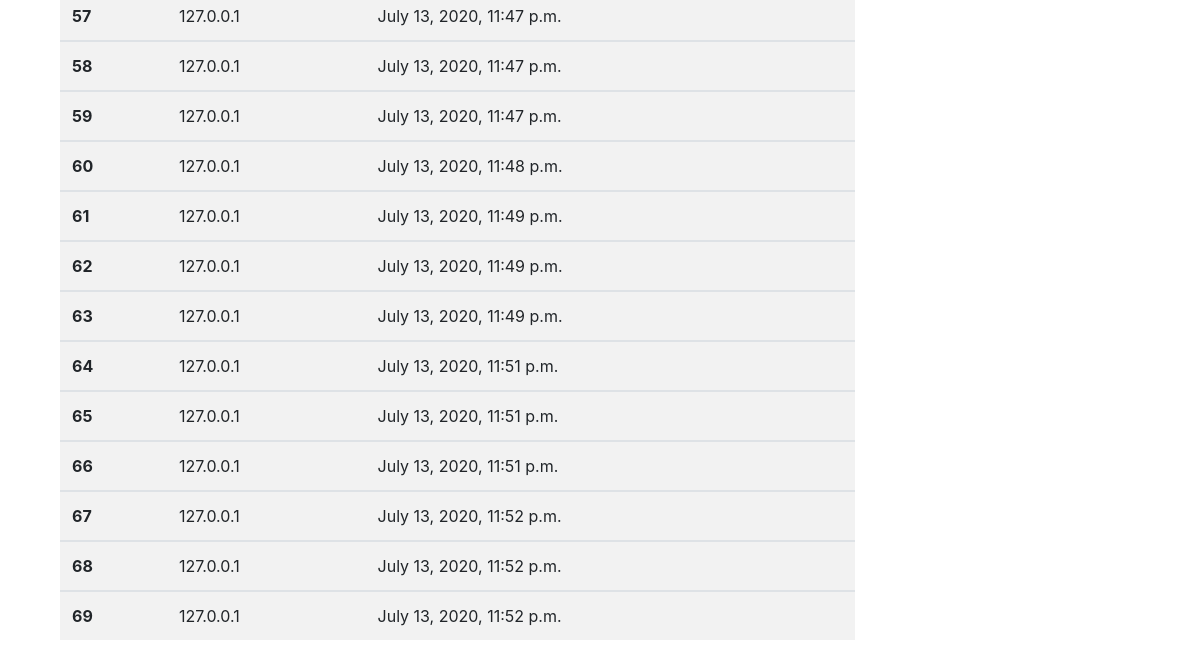
The page /user_stat/ (lower part) on the database as committed earlier.
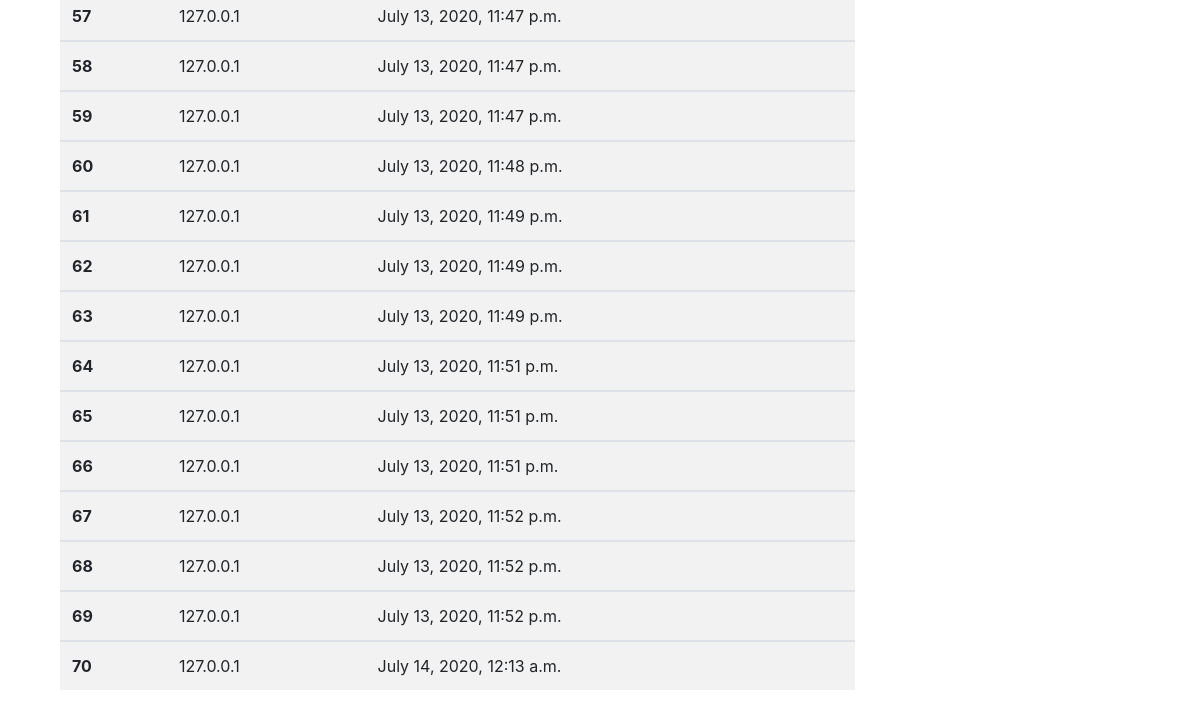
The same page on the database as committed later.
### blog/models.py (models this page shows)
class view_ip_history(models.Model):
    nid = models.AutoField(primary_key=True)
    user_ip = models.CharField(max_length=15, null=False)
    create_time = models.DateTimeField(auto_now_add=True)

### blog/views.py (the view)
# urls.py: path('user_stat/',views.user_stat,name='user_stat'),
def user_stat(request):
    total_views = Website_views.objects.first()
    user_ip = view_ip.objects.all()
    view_ip_historys=view_ip_history.objects.all()
    context = {
        'total_views': total_views,
        'user_ips': user_ip,
        'view_ip_historys':view_ip_historys,
    }
    return render(request, 'blog/userstat.html', context)

### blog/templatetags/blog_extras.py (called while the page is built)
@register.inclusion_tag('blog/inclusions/_classify.html',takes_context=True)
def show_classify(context):
    classify_list = BlogClassify.objects.annotate(num_posts=Count('blog')).filter(num_posts__gt=0)
    return {
        'classify_list': classify_list,
    }

@register.inclusion_tag('blog/inclusions/_tags.html', takes_context=True)
def show_tags(context):
    tag_list = Tag.objects.annotate(num_posts=Count('blog')).filter(num_posts__gt=0)
    return {
        'tag_list': tag_list,
    }

### templates/blog/userstat.html (shortened to what this page needs)
{% extends "base.html" %}
{% load staticfiles %}
{% block content %}
<div class="container">
  <table class="table table-striped">
        {% for view_ip_history in view_ip_historys%}
          <tbody>
            <tr>
              <th scope="row">{{view_ip_history.nid}}</th>
              <td>{{view_ip_history.user_ip}}</td>
              <td>{{view_ip_history.create_time}}</td>
            </tr>
          {% endfor %}
      </tbody>
</table>
</div>
{% endblock content %}

### templates/base.html (shortened to what this page needs)
<!DOCTYPE html>
{% load staticfiles %}
{% load blog_extras %}
<html lang="en">
<head>
    <link rel="stylesheet" href="https://cdn.jsdelivr.net/npm/bootstrap@4.4.1/dist/css/bootstrap.min.css"
>
    <link href="https://cdn.bootcss.com/highlight.js/9.15.8/styles/github.min.css" rel="stylesheet">
    <link rel="stylesheet"
      href="https://use.fontawesome.com/releases/v5.8.1/css/all.css"
    >
</head>
<body>
    <div class="container">
      <div class="row">
        <div class="col-9">
            {% block content %}
            {% endblock %}
        </div>
        <div class="col-3" >
        </div>
      </div>
  </div>
</body>
</html>

### templates/header.html (shortened to what this page needs)
{% load notifications_tags %}

Rows that differ between the two databases and show on the page:
added view_ip_history: nid "70", user_ip "127.0.0.1", create_time "July 14, 2020, 12:13 a.m."
